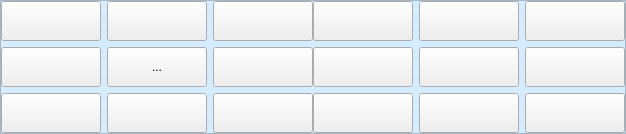
     <widget class="QFrame" name="frame_5">
      <property name="styleSheet">
       <string notr="true">QFrame { 
background-color: #D5ECFF
 ; 
}</string>
      </property>
      <property name="frameShape">
       <enum>QFrame::StyledPanel</enum>
      </property>
      <property name="frameShadow">
       <enum>QFrame::Raised</enum>
      </property>
      <layout class="QHBoxLayout" name="horizontalLayout_5">
       <property name="spacing">
        <number>0</number>
       </property>
       <property name="leftMargin">
        <number>0</number>
       </property>
       <property name="topMargin">
        <number>0</number>
       </property>
       <property name="rightMargin">
        <number>0</number>
       </property>
       <property name="bottomMargin">
        <number>0</number>
       </property>
       <item>
        <layout class="QGridLayout" name="gridLayout_15">
         <property name="spacing">
          <number>6</number>
         </property>
         <item row="3" column="0">
          <widget class="QPushButton" name="pushButton_23">
           <property name="minimumSize">
            <size>
             <width>100</width>
             <height>40</height>
            </size>
           </property>
           <property name="maximumSize">
            <size>
             <width>100</width>
             <height>40</height>
            </size>
           </property>
           <property name="text">
            <string/>
           </property>
          </widget>
         </item>
         <item row="0" column="0">
          <widget class="QPushButton" name="pushButton_20">
           <property name="minimumSize">
            <size>
             <width>100</width>
             <height>40</height>
            </size>
           </property>
           <property name="maximumSize">
            <size>
             <width>100</width>
             <height>40</height>
            </size>
           </property>
           <property name="text">
            <string/>
           </property>
          </widget>
         </item>
         <item row="2" column="1">
          <widget class="QToolButton" name="toolButton_31">
           <property name="minimumSize">
            <size>
             <width>100</width>
             <height>40</height>
            </size>
           </property>
           <property name="maximumSize">
            <size>
             <width>100</width>
             <height>40</height>
            </size>
           </property>
           <property name="text">
            <string>...</string>
           </property>
          </widget>
         </item>
         <item row="2" column="2">
          <widget class="QPushButton" name="pushButton_21">
           <property name="minimumSize">
            <size>
             <width>100</width>
             <height>40</height>
            </size>
           </property>
           <property name="maximumSize">
            <size>
             <width>100</width>
             <height>40</height>
            </size>
           </property>
           <property name="text">
            <string/>
           </property>
          </widget>
         </item>
         <item row="3" column="1">
          <widget class="QPushButton" name="pushButton_26">
           <property name="minimumSize">
            <size>
             <width>100</width>
             <height>40</height>
            </size>
           </property>
           <property name="maximumSize">
            <size>
             <width>100</width>
             <height>40</height>
            </size>
           </property>
           <property name="text">
            <string/>
           </property>
          </widget>
         </item>
         <item row="3" column="2">
          <widget class="QPushButton" name="pushButton_25">
           <property name="minimumSize">
            <size>
             <width>100</width>
             <height>40</height>
            </size>
           </property>
           <property name="maximumSize">
            <size>
             <width>100</width>
             <height>40</height>
            </size>
           </property>
           <property name="text">
            <string/>
           </property>
          </widget>
         </item>
         <item row="2" column="0">
          <widget class="QPushButton" name="pushButton_18">
           <property name="minimumSize">
            <size>
             <width>100</width>
             <height>40</height>
            </size>
           </property>
           <property name="maximumSize">
            <size>
             <width>100</width>
             <height>40</height>
            </size>
           </property>
           <property name="text">
            <string/>
           </property>
          </widget>
         </item>
         <item row="0" column="2">
          <widget class="QPushButton" name="pushButton_19">
           <property name="minimumSize">
            <size>
             <width>100</width>
             <height>40</height>
            </size>
           </property>
           <property name="maximumSize">
            <size>
             <width>100</width>
             <height>40</height>
            </size>
           </property>
           <property name="text">
            <string/>
           </property>
          </widget>
         </item>
         <item row="0" column="1">
          <widget class="QPushButton" name="pushButton_24">
           <property name="minimumSize">
            <size>
             <width>100</width>
             <height>40</height>
            </size>
           </property>
           <property name="maximumSize">
            <size>
             <width>100</width>
             <height>40</height>
            </size>
           </property>
           <property name="text">
            <string/>
           </property>
          </widget>
         </item>
        </layout>
       </item>
       <item>
        <layout class="QGridLayout" name="gridLayout_16">
         <property name="spacing">
          <number>6</number>
         </property>
         <item row="0" column="1">
          <widget class="QPushButton" name="pushButton_30">
           <property name="minimumSize">
            <size>
             <width>100</width>
             <height>40</height>
            </size>
           </property>
           <property name="maximumSize">
            <size>
             <width>100</width>
             <height>40</height>
            </size>
           </property>
           <property name="text">
            <string/>
           </property>
          </widget>
         </item>
         <item row="3" column="0">
          <widget class="QPushButton" name="pushButton_31">
           <property name="minimumSize">
            <size>
             <width>100</width>
             <height>40</height>
            </size>
           </property>
           <property name="maximumSize">
            <size>
             <width>100</width>
             <height>40</height>
            </size>
           </property>
           <property name="text">
            <string/>
           </property>
          </widget>
         </item>
         <item row="0" column="0">
          <widget class="QPushButton" name="pushButton_27">
           <property name="minimumSize">
            <size>
             <width>100</width>
             <height>40</height>
            </size>
           </property>
           <property name="maximumSize">
            <size>
             <width>100</width>
             <height>40</height>
            </size>
           </property>
           <property name="text">
            <string/>
           </property>
          </widget>
         </item>
         <item row="0" column="2">
          <widget class="QPushButton" name="pushButton_32">
           <property name="minimumSize">
            <size>
             <width>100</width>
             <height>40</height>
            </size>
           </property>
           <property name="maximumSize">
            <size>
             <width>100</width>
             <height>40</height>
            </size>
           </property>
           <property name="text">
            <string/>
           </property>
          </widget>
         </item>
         <item row="2" column="2">
          <widget class="QPushButton" name="pushButton_33">
           <property name="minimumSize">
            <size>
             <width>100</width>
             <height>40</height>
            </size>
           </property>
           <property name="maximumSize">
            <size>
             <width>100</width>
             <height>40</height>
            </size>
           </property>
           <property name="text">
            <string/>
           </property>
          </widget>
         </item>
         <item row="3" column="1">
          <widget class="QPushButton" name="pushButton_34">
           <property name="minimumSize">
            <size>
             <width>100</width>
             <height>40</height>
            </size>
           </property>
           <property name="maximumSize">
            <size>
             <width>100</width>
             <height>40</height>
            </size>
           </property>
           <property name="text">
            <string/>
           </property>
          </widget>
         </item>
         <item row="3" column="2">
          <widget class="QPushButton" name="pushButton_35">
           <property name="minimumSize">
            <size>
             <width>100</width>
             <height>40</height>
            </size>
           </property>
           <property name="maximumSize">
            <size>
             <width>100</width>
             <height>40</height>
            </size>
           </property>
           <property name="text">
            <string/>
           </property>
          </widget>
         </item>
         <item row="2" column="1">
          <widget class="QPushButton" name="pushButton_36">
           <property name="minimumSize">
            <size>
             <width>100</width>
             <height>40</height>
            </size>
           </property>
           <property name="maximumSize">
            <size>
             <width>100</width>
             <height>40</height>
            </size>
           </property>
           <property name="text">
            <string/>
           </property>
          </widget>
         </item>
         <item row="2" column="0">
          <widget class="QPushButton" name="pushButton_37">
           <property name="minimumSize">
            <size>
             <width>100</width>
             <height>40</height>
            </size>
           </property>
           <property name="maximumSize">
            <size>
             <width>100</width>
             <height>40</height>
            </size>
           </property>
           <property name="text">
            <string/>
           </property>
          </widget>
         </item>
        </layout>
       </item>
      </layout>
     </widget>
